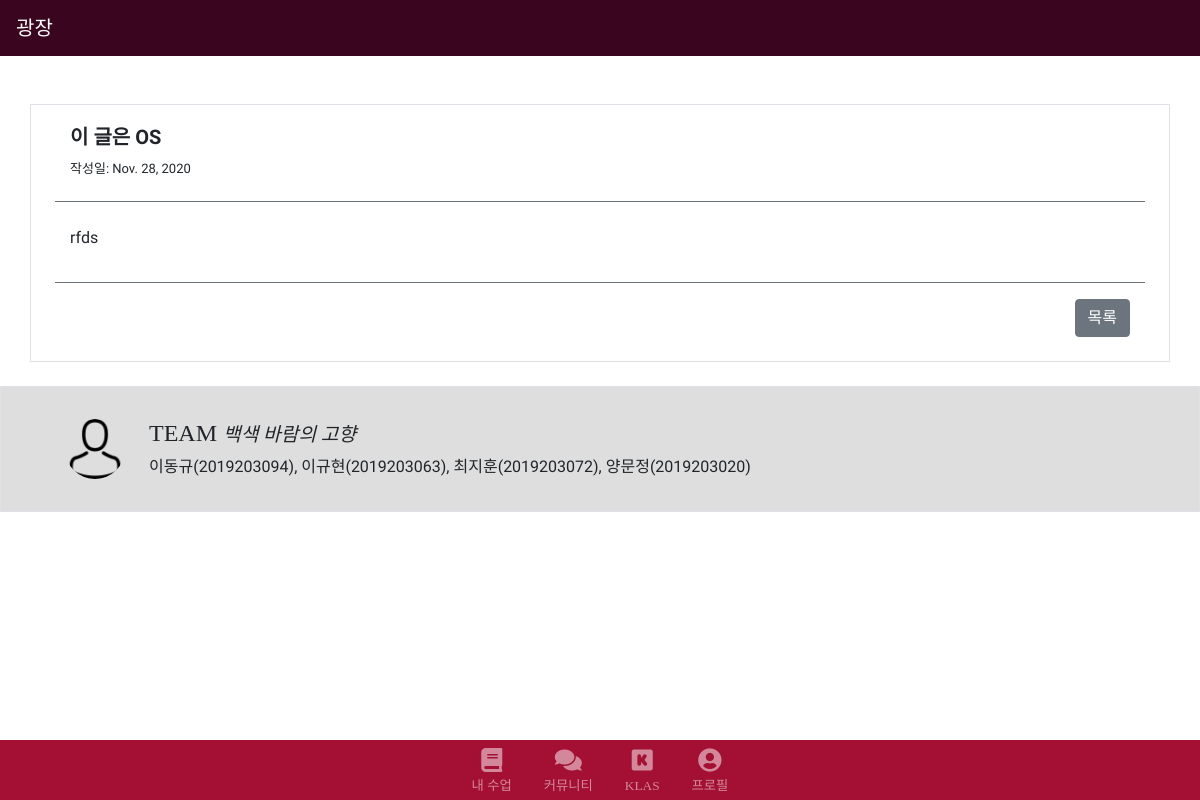
/main/subject/H030-2-3405-01/2 (signed in), run on the app's committed database.
### main/models.py (models this page shows, shortened)
class Blog(models.Model):
    name = models.CharField(max_length = 50)
    code = models.CharField(max_length = 25)
    title = models.CharField(max_length = 50)
    pub_date = models.DateField('date published')
    body = models.TextField()

### main/views.py (the view)
# urls.py: path('subject/<str:code>/<int:post_id>', views.subpost, name='subpost'),
def subpost(request, code, post_id):
    detail = get_object_or_404(Blog, pk=post_id)
    context = {
        'post':detail,
        'code':code,
    }#여까지 OK
    return render(request, 'main/subject/post.html', context)

### main/templates/main/subject/post.html (shortened to what this page needs)
{% extends "main/base.html" %}
{% load static %}
{% block body %}
    {% if user.is_authenticated %}
        {% include 'main/repeat/navtop.html' %}
        {% include 'main/repeat/navbar.html' %}
        <div class="container border bg-white mt-5">
            <div class="row pt-3 pr-4 pl-4">
                <div class="col-md-12 mt-1" >
                <h6 class="font-weight-bold" style="font-size:20px;">{{post.title}}</h6>
              </div>
              <div class="col-md-12 mt-1 pb-3 border-secondary border-top-0 border-right-0 border-left-0 border-bottom">
                <h6 class="font-weight-light" style="font-size:13px;">작성일: {{post.pub_date}}</h6>
              </div>
              </div>
            <div class="row pt-4 pr-4 pl-4" >
              <div class="col-md-12 pb-3 border-secondary border-top-0 border-right-0 border-left-0 border-bottom " >
                <p >{{post.body}}</p>
              </div>
            </div>
            <div class="row pt-3 pr-4 pl-4">
                <div class="col-md-12">
                  <div class="float-md-right pb-4 ">
                    <a href="{% url 'main:subject' code %}" class="btn btn-secondary ">목록</a>
                  </div>
                </div>
            </div>
          </div>
        {% include 'main/repeat/footer.html' %}
    {% endif %}
{% endblock %}

### main/static/custom.css (style rules this page uses)
body { font-family: 'Nanum Gothic'; }
:root { --lghred: rgb(234, 57, 77); --lghblue: rgb(83, 158, 255); --lghblack: rgb(122, 122, 122); --lghdkgrey: rgb(75, 75, 75); --kwred: #A41034; }

### data on the page
Blog: title "이 글은 OS", pub_date "Nov. 28, 2020", body "rfds"
